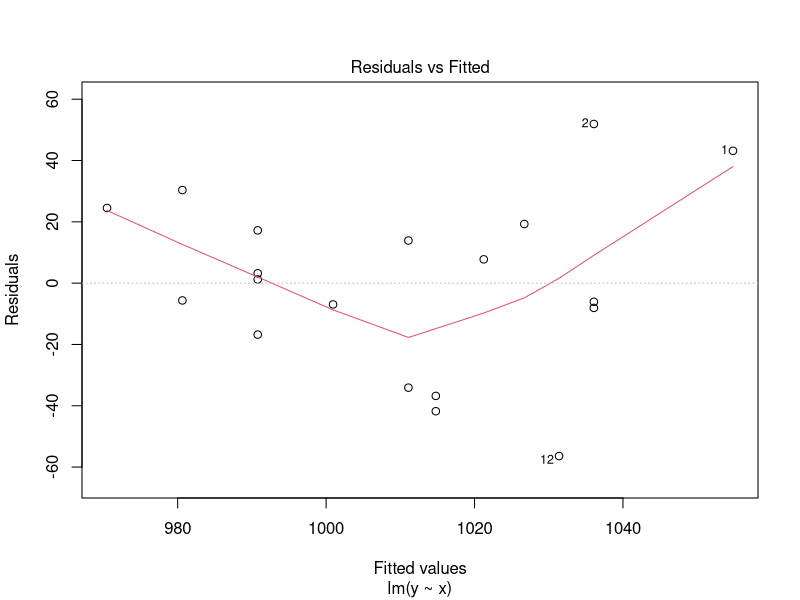
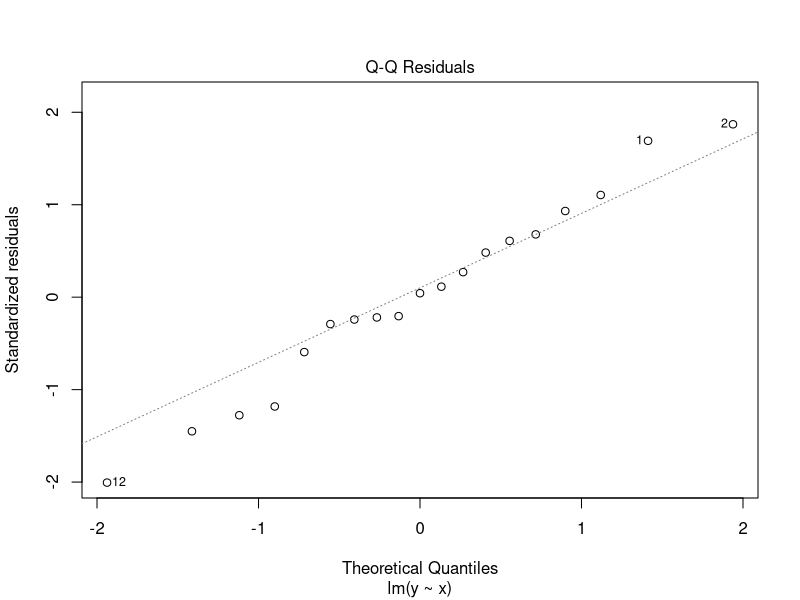
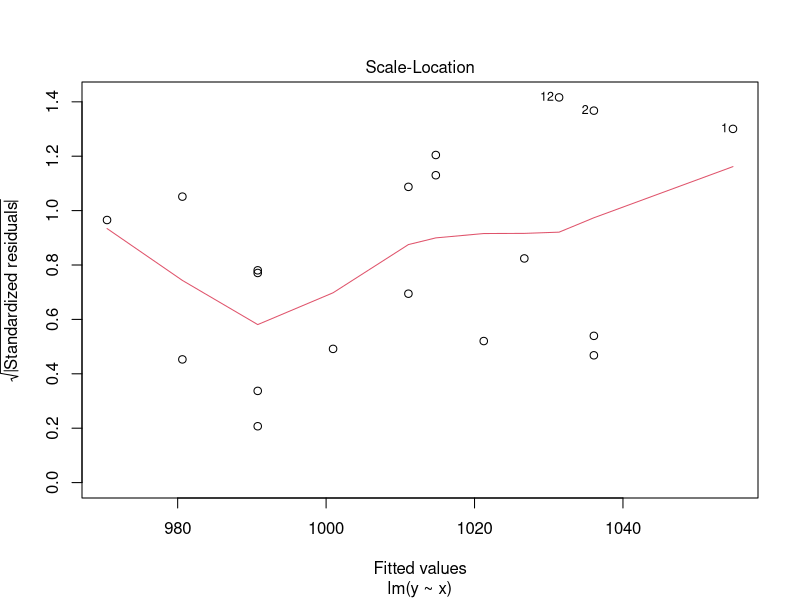
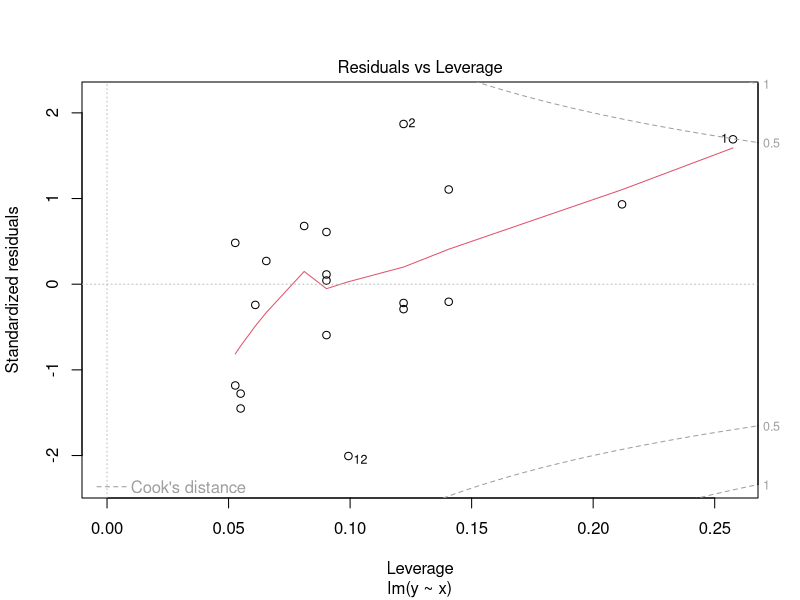
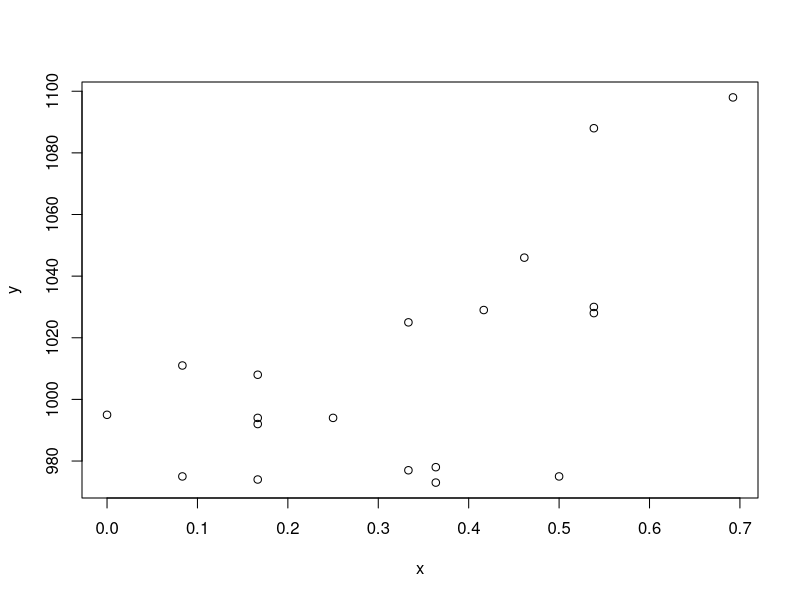
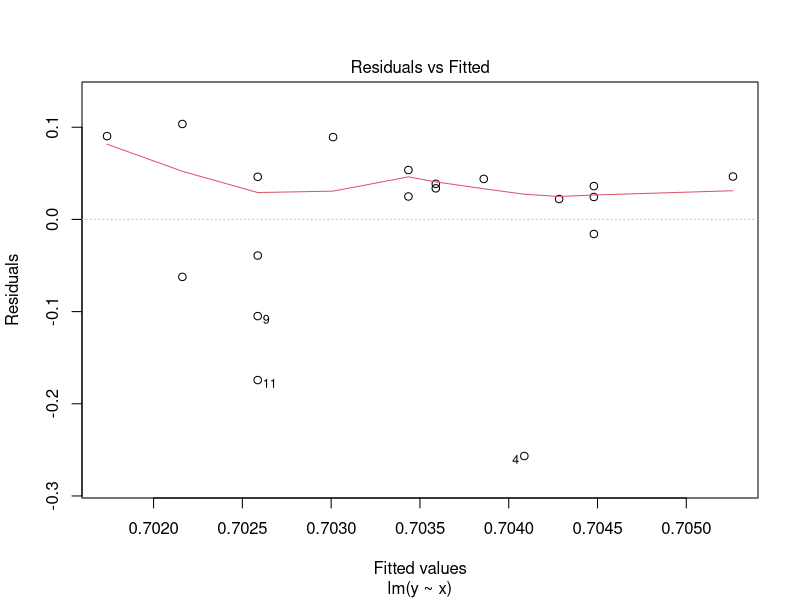
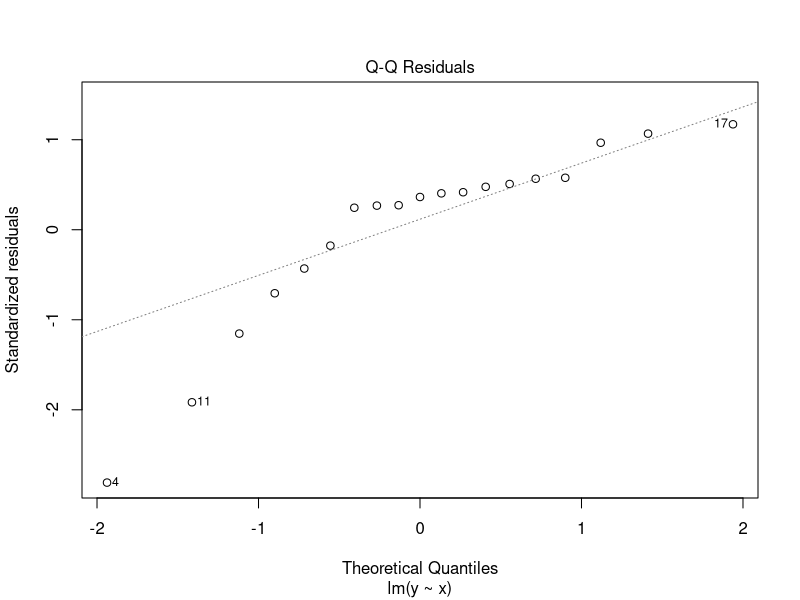
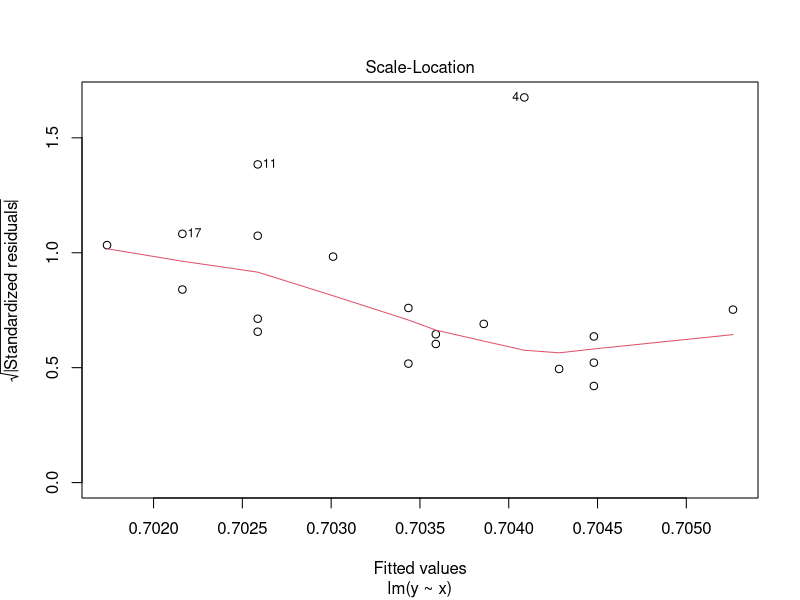

R code for these plots, in order:
## ---- chunk 1
library(tidyverse)
library(corrplot)
library(car)

df <- read_csv("merged_data.csv")
## ---- chunk 2
# Using Alabama data
data <- df[c(1:21),]

# Using Boston College data
data <- df[c(200:220),]

# Using a Random Team's data
set.seed(24601)
# Find Team ID
team_ids <- unique(df$UNITID)
rand_int <- sample(1:112, 1)
rand_id <- team_ids[rand_int]
# Get Data
data <- subset(df, UNITID == rand_id)
print(data$team[1])
## ---- chunk 3
# Find x
x <- data$won / (data$won + data$lost)
x <- x[1:(length(x)-2)]

# Find y
y <- data$SAT_AVG
y <- y[3:length(y)]

mod <- lm(y ~ x)

# Assumptions
plot(mod)

summary(mod)
plot(x, y)
## ---- chunk 4
# Find x
x <- data$won / (data$won + data$lost)
x <- x[1:(length(x)-2)]

# Find y
y <- data$ADM_RATE
y <- y[3:length(y)]

mod <- lm(y ~ x)

# Assumptions
plot(mod)

summary(mod)
plot(x, y)
## ---- chunk 5

## ---- chunk 6
# Find x
x <- data$won / (data$won + data$lost)
x <- x[1:(length(x)-2)]

# Find y
y <- data$UGDS_WHITE
y <- y[3:length(y)]

mod <- lm(y ~ x)

# Assumptions
plot(mod)

summary(mod)
plot(x, y)
## ---- chunk 7
# Find x
x <- data$won / (data$won + data$lost)
x <- x[1:(length(x)-2)]

# Find y
y <- data$UGDS_HISP
y <- y[3:length(y)]

mod <- lm(y ~ x)

# Assumptions
plot(mod)

summary(mod)
plot(x, y)
## ---- chunk 8
# Find x
x <- data$won / (data$won + data$lost)
x <- x[1:(length(x)-2)]

# Find y
y <- data$UGDS_ASIAN
y <- y[3:length(y)]

mod <- lm(y ~ x)

# Assumptions
plot(mod)

summary(mod)
plot(x, y)
